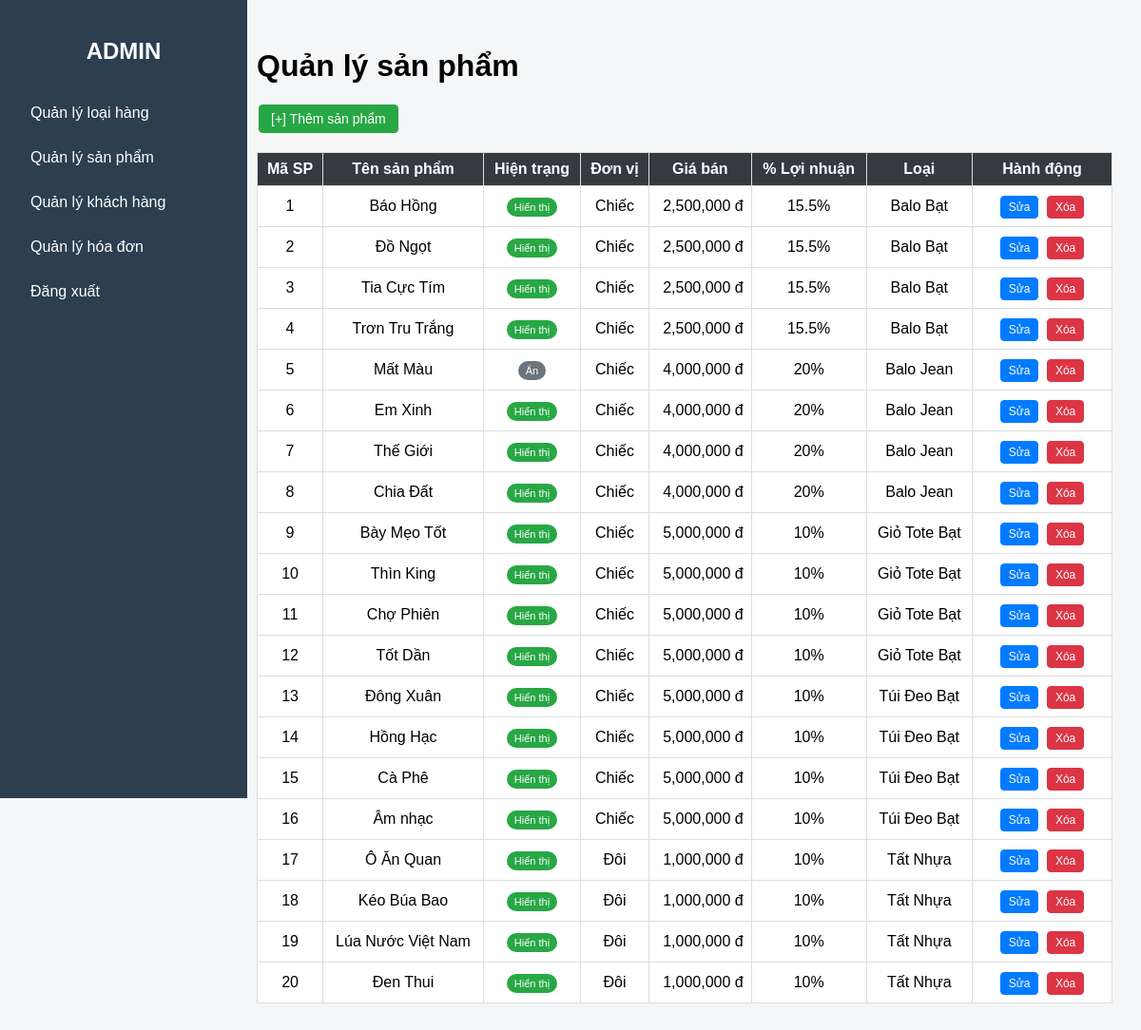
Screenshot of /admin-web2/admin.php?page=product (signed in) with the database file from the repository.
### tables this page shows
CREATE TABLE sanpham(
    masp int auto_increment primary key not null,
    tensp varchar(225) not null,
    hientrang varchar(20) not null,
    donvitinh varchar(20) not null,
    phantramloinhuanmongmuon float not null check(phantramloinhuanmongmuon > 0),
    giabandexuat float not null check(giabandexuat > 0),
    maloai varchar(20),
    foreign key (maloai) references loai(maloai)
);

CREATE TABLE loai(
    maloai varchar(20) primary key not null,
    tenloai varchar(20) not null unique,
    mota varchar(225) not null
);

### admin-web2/product.php (the view, shortened to what this page needs)
<?php
$sql = "SELECT sp.*, l.tenloai
        FROM sanpham sp
        LEFT JOIN loai l ON sp.maloai = l.maloai";
$result = mysqli_query($conn, $sql);
?>
<h1 class="mb-4">Quản lý sản phẩm</h1>
<a href="add.php" class="btn btn-success mb-3">
    [+] Thêm sản phẩm
</a>
<table class="table table-bordered table-hover align-middle">
    <thead class="table-dark text-center">
        <tr>
            <th>Mã SP</th>
            <th>Tên sản phẩm</th>
            <th>Hiện trạng</th>
            <th>Đơn vị</th>
            <th>Giá bán</th>
            <th>% Lợi nhuận</th>
            <th>Loại</th>
            <th width="130">Hành động</th>
        </tr>
    </thead>
    <tbody>
        <?php if (mysqli_num_rows($result) > 0): ?>
            <?php while ($row = mysqli_fetch_assoc($result)): ?>
                <tr>
                    <td class="text-center"><?= $row['masp'] ?></td>
                    <td><?= htmlspecialchars($row['tensp']) ?></td>
                    <td class="text-center">
                        <?php if ($row['hientrang'] == 'Hiển Thị'): ?>
                            <span class="badge bg-success">Hiển thị</span>
                        <?php else: ?>
                            <span class="badge bg-secondary">Ẩn</span>
                        <?php endif; ?>
                    </td>
                    <td class="text-center"><?= htmlspecialchars($row['donvitinh']) ?></td>
                    <td class="text-end"><?= number_format($row['giabandexuat']) ?> đ</td>
                    <td class="text-center"><?= $row['phantramloinhuanmongmuon'] ?>%</td>
                    <td><?= htmlspecialchars($row['tenloai']) ?></td>
                    <td class="text-center">
                        <a href="edit.php?id=<?= $row['masp'] ?>"
                           class="btn btn-sm btn-primary">
                        Sửa</a>
                        <a href="delete.php?id=<?= $row['masp'] ?>"
                           class="btn btn-sm btn-danger"
                           onclick="return confirm('Bạn có chắc muốn xóa sản phẩm này?')">
                            <i class="bi bi-trash"></i>Xóa
                        </a>
                    </td>
                </tr>
            <?php endwhile; ?>
        <?php else: ?>
            <tr>
                <td colspan="8" class="text-center">Chưa có dữ liệu</td>
            </tr>
        <?php endif; ?>
    </tbody>
</table>

### rows the page displays
sanpham: masp "1", tensp "Báo Hồng", hientrang "Hiển thị", donvitinh "Chiếc", giabandexuat "2,500,000", phantramloinhuanmongmuon "15.5", maloai.tenloai "Balo Bạt"
sanpham: masp "2", tensp "Đồ Ngọt", hientrang "Hiển thị", donvitinh "Chiếc", giabandexuat "2,500,000", phantramloinhuanmongmuon "15.5", maloai.tenloai "Balo Bạt"
sanpham: masp "3", tensp "Tia Cực Tím", hientrang "Hiển thị", donvitinh "Chiếc", giabandexuat "2,500,000", phantramloinhuanmongmuon "15.5", maloai.tenloai "Balo Bạt"
sanpham: masp "4", tensp "Trơn Tru Trắng", hientrang "Hiển thị", donvitinh "Chiếc", giabandexuat "2,500,000", phantramloinhuanmongmuon "15.5", maloai.tenloai "Balo Bạt"
sanpham: masp "5", tensp "Mất Màu", hientrang "Ẩn", donvitinh "Chiếc", giabandexuat "4,000,000", phantramloinhuanmongmuon "20", maloai.tenloai "Balo Jean"
sanpham: masp "6", tensp "Em Xinh", hientrang "Hiển thị", donvitinh "Chiếc", giabandexuat "4,000,000", phantramloinhuanmongmuon "20", maloai.tenloai "Balo Jean"
sanpham: masp "7", tensp "Thế Giới", hientrang "Hiển thị", donvitinh "Chiếc", giabandexuat "4,000,000", phantramloinhuanmongmuon "20", maloai.tenloai "Balo Jean"
sanpham: masp "8", tensp "Chia Đất", hientrang "Hiển thị", donvitinh "Chiếc", giabandexuat "4,000,000", phantramloinhuanmongmuon "20", maloai.tenloai "Balo Jean"
sanpham: masp "9", tensp "Bày Mẹo Tốt", hientrang "Hiển thị", donvitinh "Chiếc", giabandexuat "5,000,000", phantramloinhuanmongmuon "10", maloai.tenloai "Giỏ Tote Bạt"
sanpham: masp "10", tensp "Thìn King", hientrang "Hiển thị", donvitinh "Chiếc", giabandexuat "5,000,000", phantramloinhuanmongmuon "10", maloai.tenloai "Giỏ Tote Bạt"
sanpham: masp "11", tensp "Chợ Phiên", hientrang "Hiển thị", donvitinh "Chiếc", giabandexuat "5,000,000", phantramloinhuanmongmuon "10", maloai.tenloai "Giỏ Tote Bạt"
sanpham: masp "12", tensp "Tốt Dần", hientrang "Hiển thị", donvitinh "Chiếc", giabandexuat "5,000,000", phantramloinhuanmongmuon "10", maloai.tenloai "Giỏ Tote Bạt"
sanpham: masp "13", tensp "Đông Xuân", hientrang "Hiển thị", donvitinh "Chiếc", giabandexuat "5,000,000", phantramloinhuanmongmuon "10", maloai.tenloai "Túi Đeo Bạt"
sanpham: masp "14", tensp "Hồng Hạc", hientrang "Hiển thị", donvitinh "Chiếc", giabandexuat "5,000,000", phantramloinhuanmongmuon "10", maloai.tenloai "Túi Đeo Bạt"
sanpham: masp "15", tensp "Cà Phê", hientrang "Hiển thị", donvitinh "Chiếc", giabandexuat "5,000,000", phantramloinhuanmongmuon "10", maloai.tenloai "Túi Đeo Bạt"
sanpham: masp "16", tensp "Âm nhạc", hientrang "Hiển thị", donvitinh "Chiếc", giabandexuat "5,000,000", phantramloinhuanmongmuon "10", maloai.tenloai "Túi Đeo Bạt"
sanpham: masp "17", tensp "Ô Ăn Quan", hientrang "Hiển thị", donvitinh "Đôi", giabandexuat "1,000,000", phantramloinhuanmongmuon "10", maloai.tenloai "Tất Nhựa"
sanpham: masp "18", tensp "Kéo Búa Bao", hientrang "Hiển thị", donvitinh "Đôi", giabandexuat "1,000,000", phantramloinhuanmongmuon "10", maloai.tenloai "Tất Nhựa"
sanpham: masp "19", tensp "Lúa Nước Việt Nam", hientrang "Hiển thị", donvitinh "Đôi", giabandexuat "1,000,000", phantramloinhuanmongmuon "10", maloai.tenloai "Tất Nhựa"
sanpham: masp "20", tensp "Đen Thui", hientrang "Hiển thị", donvitinh "Đôi", giabandexuat "1,000,000", phantramloinhuanmongmuon "10", maloai.tenloai "Tất Nhựa"
